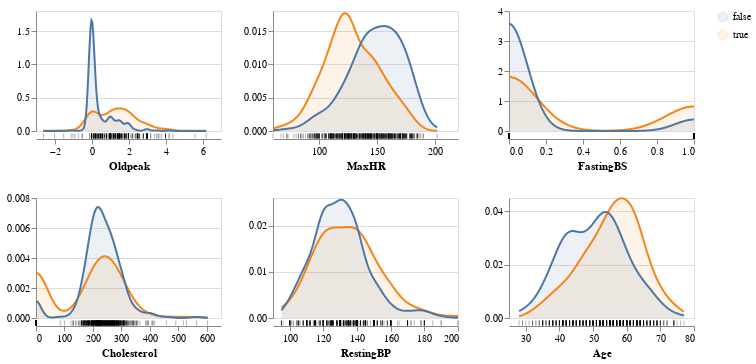

Notebook source saved alongside this figure:
### Code cell
warnings.filterwarnings("ignore", module="altair")

aly.alt.data_transformers.enable('vegafusion')

aly.dist(train_df, color='HeartDisease')

### Figure 1 — Vega specification as saved in the notebook (floating-point values rounded to 4 significant figures; data arrays with more than 128 entries replaced by an {"elided": "..."} marker saying what was removed)
{"$schema": "https://vega.github.io/schema/vega/v5.json", "data": [{"name": "source_0", "values": {"elided": "642 records"}}, {"name": "data_0", "source": "source_0", "transform": [{"type": "kde", "minsteps": 100, "groupby": ["HeartDisease"], "field": "Oldpeak", "as": ["Oldpeak", "density"], "resolve": "shared"}]}, {"name": "data_1", "values": {"elided": "642 records"}}, {"name": "data_2", "source": "source_0", "transform": [{"type": "kde", "groupby": ["HeartDisease"], "resolve": "shared", "as": ["MaxHR", "density"], "minsteps": 100, "field": "MaxHR"}]}, {"name": "data_3", "values": {"elided": "642 records"}}, {"name": "data_4", "source": "source_0", "transform": [{"type": "kde", "minsteps": 100, "field": "FastingBS", "groupby": ["HeartDisease"], "resolve": "shared", "as": ["FastingBS", "density"]}]}, {"name": "data_5", "values": {"elided": "642 records"}}, {"name": "data_6", "source": "source_0", "transform": [{"type": "kde", "as": ["Cholesterol", "density"], "field": "Cholesterol", "resolve": "shared", "groupby": ["HeartDisease"], "minsteps": 100}]}, {"name": "data_7", "values": {"elided": "642 records"}}, {"name": "data_8", "source": "source_0", "transform": [{"type": "kde", "as": ["RestingBP", "density"], "minsteps": 100, "field": "RestingBP", "groupby": ["HeartDisease"], "resolve": "shared"}]}, {"name": "data_9", "values": {"elided": "642 records"}}, {"name": "data_10", "source": "source_0", "transform": [{"type": "kde", "groupby": ["HeartDisease"], "field": "Age", "as": ["Age", "density"], "resolve": "shared", "minsteps": 100}]}, {"name": "data_11", "values": {"elided": "642 records"}}, {"name": "data_0_color_domain_HeartDisease_0", "source": "data_0", "transform": [{"type": "aggregate", "groupby": ["HeartDisease"], "fields": [], "ops": [], "as": []}, {"type": "formula", "expr": "datum['HeartDisease']", "as": "sort_field"}, {"type": "project", "fields": ["HeartDisease"]}]}, {"name": "data_2_color_domain_HeartDisease_1", "source": "data_2", "transform": [{"type": "aggregate", "groupby": ["HeartDisease"], "fields": [], "ops": [], "as": []}, {"type": "formula", "expr": "datum['HeartDisease']", "as": "sort_field"}, {"type": "project", "fields": ["HeartDisease"]}]}, {"name": "data_4_color_domain_HeartDisease_2", "source": "data_4", "transform": [{"type": "aggregate", "groupby": ["HeartDisease"], "fields": [], "ops": [], "as": []}, {"type": "formula", "expr": "datum['HeartDisease']", "as": "sort_field"}, {"type": "project", "fields": ["HeartDisease"]}]}, {"name": "data_6_color_domain_HeartDisease_3", "source": "data_6", "transform": [{"type": "aggregate", "groupby": ["HeartDisease"], "fields": [], "ops": [], "as": []}, {"type": "formula", "expr": "datum['HeartDisease']", "as": "sort_field"}, {"type": "project", "fields": ["HeartDisease"]}]}, {"name": "data_8_color_domain_HeartDisease_4", "source": "data_8", "transform": [{"type": "aggregate", "groupby": ["HeartDisease"], "fields": [], "ops": [], "as": []}, {"type": "formula", "expr": "datum['HeartDisease']", "as": "sort_field"}, {"type": "project", "fields": ["HeartDisease"]}]}, {"name": "data_10_color_domain_HeartDisease_5", "source": "data_10", "transform": [{"type": "aggregate", "groupby": ["HeartDisease"], "fields": [], "ops": [], "as": []}, {"type": "formula", "expr": "datum['HeartDisease']", "as": "sort_field"}, {"type": "project", "fields": ["HeartDisease"]}]}, {"name": "data_0_concat_0_y_domain_density", "source": "data_0", "transform": [{"type": "formula", "expr": "+datum['density']", "as": "density"}, {"type": "aggregate", "groupby": [], "fields": ["density", "density"], "ops": ["min", "max"], "as": ["min", "max"]}]}, {"name": "data_2_concat_1_y_domain_density", "source": "data_2", "transform": [{"type": "formula", "expr": "+datum['density']", "as": "density"}, {"type": "aggregate", "groupby": [], "fields": ["density", "density"], "ops": ["min", "max"], "as": ["min", "max"]}]}, {"name": "data_4_concat_2_y_domain_density", "source": "data_4", "transform": [{"type": "formula", "expr": "+datum['density']", "as": "density"}, {"type": "aggregate", "groupby": [], "fields": ["density", "density"], "ops": ["min", "max"], "as": ["min", "max"]}]}, {"name": "data_6_concat_3_y_domain_density", "source": "data_6", "transform": [{"type": "formula", "expr": "+datum['density']", "as": "density"}, {"type": "aggregate", "groupby": [], "fields": ["density", "density"], "ops": ["min", "max"], "as": ["min", "max"]}]}, {"name": "data_8_concat_4_y_domain_density", "source": "data_8", "transform": [{"type": "formula", "expr": "+datum['density']", "as": "density"}, {"type": "aggregate", "groupby": [], "fields": ["density", "density"], "ops": ["min", "max"], "as": ["min", "max"]}]}, {"name": "data_10_concat_5_y_domain_density", "source": "data_10", "transform": [{"type": "formula", "expr": "+datum['density']", "as": "density"}, {"type": "aggregate", "groupby": [], "fields": ["density", "density"], "ops": ["min", "max"], "as": ["min", "max"]}]}], "signals": [{"name": "childWidth", "value": 185}, {"name": "childHeight", "value": 120}], "marks": [{"type": "group", "name": "concat_0_group", "encode": {"update": {"height": {"signal": "childHeight"}, "width": {"signal": "childWidth"}}}, "marks": [{"type": "group", "name": "concat_0_layer_0_pathgroup", "from": {"facet": {"data": "data_0", "name": "faceted_path_concat_0_layer_0_main", "groupby": ["HeartDisease"]}}, "encode": {"update": {"height": {"field": {"signal": null, "datum": null, "group": "height", "parent": null}}, "width": {"field": {"signal": null, "datum": null, "group": "width", "parent": null}}}}, "marks": [{"type": "area", "name": "concat_0_layer_0_marks", "from": {"data": "faceted_path_concat_0_layer_0_main"}, "sort": {"field": "x"}, "encode": {"update": {"x": {"field": "Oldpeak", "scale": "concat_0_x"}, "y2": {"value": 0, "scale": "concat_0_y"}, "defined": {"signal": "isValid(datum[\"Oldpeak\"]) && isFinite(+datum[\"Oldpeak\"]) && isValid(datum[\"density\"]) && isFinite(+datum[\"density\"])"}, "orient": {"value": "vertical"}, "opacity": {"value": 0.1}, "y": {"field": "density", "scale": "concat_0_y"}, "fill": {"field": "HeartDisease", "scale": "color"}}}, "style": ["area"]}]}, {"type": "group", "name": "concat_0_layer_1_pathgroup", "from": {"facet": {"data": "data_0", "name": "faceted_path_concat_0_layer_1_main", "groupby": ["HeartDisease"]}}, "encode": {"update": {"width": {"field": {"signal": null, "datum": null, "group": "width", "parent": null}}, "height": {"field": {"signal": null, "datum": null, "group": "height", "parent": null}}}}, "marks": [{"type": "line", "name": "concat_0_layer_1_marks", "from": {"data": "faceted_path_concat_0_layer_1_main"}, "sort": {"field": "x"}, "encode": {"update": {"y": {"field": "density", "scale": "concat_0_y"}, "x": {"field": "Oldpeak", "scale": "concat_0_x"}, "stroke": {"field": "HeartDisease", "scale": "color"}, "defined": {"signal": "isValid(datum[\"Oldpeak\"]) && isFinite(+datum[\"Oldpeak\"]) && isValid(datum[\"density\"]) && isFinite(+datum[\"density\"])"}}}, "style": ["line"]}]}, {"type": "rect", "name": "concat_0_layer_2_marks", "from": {"data": "data_1"}, "encode": {"update": {"xc": {"field": "Oldpeak", "scale": "concat_0_x"}, "height": {"value": 5}, "width": {"value": 1}, "yc": {"signal": "childHeight", "offset": 65, "mult": 0.5}, "tooltip": {"value": "Individual observations"}, "fill": {"value": "black"}, "opacity": {"value": 0.3}}}, "style": ["tick"]}], "axes": [{"scale": "concat_0_y", "ticks": false, "maxExtent": 0, "zindex": 0, "tickCount": {"signal": "ceil(childHeight/40)"}, "minExtent": 0, "aria": false, "labels": false, "domain": false, "gridScale": "concat_0_x", "orient": "left", "grid": true}, {"scale": "concat_0_x", "labelFlush": true, "zindex": 0, "title": "Oldpeak", "grid": false, "orient": "bottom", "labelOverlap": true, "offset": 8, "tickCount": {"signal": "ceil(childWidth/40)"}}, {"scale": "concat_0_y", "orient": "left", "labelOverlap": true, "zindex": 0, "tickCount": {"signal": "ceil(childHeight/40)"}, "grid": false}], "style": "cell"}, {"type": "group", "name": "concat_1_group", "encode": {"update": {"width": {"signal": "childWidth"}, "height": {"signal": "childHeight"}}}, "marks": [{"type": "group", "name": "concat_1_layer_0_pathgroup", "from": {"facet": {"data": "data_2", "name": "faceted_path_concat_1_layer_0_main", "groupby": ["HeartDisease"]}}, "encode": {"update": {"height": {"field": {"signal": null, "datum": null, "group": "height", "parent": null}}, "width": {"field": {"signal": null, "datum": null, "group": "width", "parent": null}}}}, "marks": [{"type": "area", "name": "concat_1_layer_0_marks", "from": {"data": "faceted_path_concat_1_layer_0_main"}, "sort": {"field": "x"}, "encode": {"update": {"x": {"field": "MaxHR", "scale": "concat_1_x"}, "y": {"field": "density", "scale": "concat_1_y"}, "defined": {"signal": "isValid(datum[\"MaxHR\"]) && isFinite(+datum[\"MaxHR\"]) && isValid(datum[\"density\"]) && isFinite(+datum[\"density\"])"}, "opacity": {"value": 0.1}, "orient": {"value": "vertical"}, "fill": {"field": "HeartDisease", "scale": "color"}, "y2": {"value": 0, "scale": "concat_1_y"}}}, "style": ["area"]}]}, {"type": "group", "name": "concat_1_layer_1_pathgroup", "from": {"facet": {"data": "data_2", "name": "faceted_path_concat_1_layer_1_main", "groupby": ["HeartDisease"]}}, "encode": {"update": {"width": {"field": {"signal": null, "datum": null, "group": "width", "parent": null}}, "height": {"field": {"signal": null, "datum": null, "group": "height", "parent": null}}}}, "marks": [{"type": "line", "name": "concat_1_layer_1_marks", "from": {"data": "faceted_path_concat_1_layer_1_main"}, "sort": {"field": "x"}, "encode": {"update": {"stroke": {"field": "HeartDisease", "scale": "color"}, "x": {"field": "MaxHR", "scale": "concat_1_x"}, "y": {"field": "density", "scale": "concat_1_y"}, "defined": {"signal": "isValid(datum[\"MaxHR\"]) && isFinite(+datum[\"MaxHR\"]) && isValid(datum[\"density\"]) && isFinite(+datum[\"density\"])"}}}, "style": ["line"]}]}, {"type": "rect", "name": "concat_1_layer_2_marks", "from": {"data": "data_3"}, "encode": {"update": {"tooltip": {"value": "Individual observations"}, "width": {"value": 1}, "height": {"value": 5}, "fill": {"value": "black"}, "opacity": {"value": 0.3}, "yc": {"signal": "childHeight", "offset": 65, "mult": 0.5}, "xc": {"field": "MaxHR", "scale": "concat_1_x"}}}, "style": ["tick"]}], "axes": [{"scale": "concat_1_y", "maxExtent": 0, "domain": false, "zindex": 0, "minExtent": 0, "ticks": false, "orient": "left", "gridScale": "concat_1_x", "tickCount": {"signal": "ceil(childHeight/40)"}, "labels": false, "aria": false, "grid": true}, {"scale": "concat_1_x", "orient": "bottom", "title": "MaxHR", "tickCount": {"signal": "ceil(childWidth/40)"}, "offset": 8, "zindex": 0, "labelOverlap": true, "labelFlush": true, "grid": false}, {"scale": "concat_1_y", "grid": false, "tickCount": {"signal": "ceil(childHeight/40)"}, "zindex": 0, "orient": "left", "labelOverlap": true}], "style": "cell"}, {"type": "group", "name": "concat_2_group", "encode": {"update": {"height": {"signal": "childHeight"}, "width": {"signal": "childWidth"}}}, "marks": [{"type": "group", "name": "concat_2_layer_0_pathgroup", "from": {"facet": {"data": "data_4", "name": "faceted_path_concat_2_layer_0_main", "groupby": ["HeartDisease"]}}, "encode": {"update": {"height": {"field": {"signal": null, "datum": null, "group": "height", "parent": null}}, "width": {"field": {"signal": null, "datum": null, "group": "width", "parent": null}}}}, "marks": [{"type": "area", "name": "concat_2_layer_0_marks", "from": {"data": "faceted_path_concat_2_layer_0_main"}, "sort": {"field": "x"}, "encode": {"update": {"x": {"field": "FastingBS", "scale": "concat_2_x"}, "orient": {"value": "vertical"}, "defined": {"signal": "isValid(datum[\"FastingBS\"]) && isFinite(+datum[\"FastingBS\"]) && isValid(datum[\"density\"]) && isFinite(+datum[\"density\"])"}, "fill": {"field": "HeartDisease", "scale": "color"}, "opacity": {"value": 0.1}, "y": {"field": "density", "scale": "concat_2_y"}, "y2": {"value": 0, "scale": "concat_2_y"}}}, "style": ["area"]}]}, {"type": "group", "name": "concat_2_layer_1_pathgroup", "from": {"facet": {"data": "data_4", "name": "faceted_path_concat_2_layer_1_main", "groupby": ["HeartDisease"]}}, "encode": {"update": {"width": {"field": {"signal": null, "datum": null, "group": "width", "parent": null}}, "height": {"field": {"signal": null, "datum": null, "group": "height", "parent": null}}}}, "marks": [{"type": "line", "name": "concat_2_layer_1_marks", "from": {"data": "faceted_path_concat_2_layer_1_main"}, "sort": {"field": "x"}, "encode": {"update": {"defined": {"signal": "isValid(datum[\"FastingBS\"]) && isFinite(+datum[\"FastingBS\"]) && isValid(datum[\"density\"]) && isFinite(+datum[\"density\"])"}, "stroke": {"field": "HeartDisease", "scale": "color"}, "y": {"field": "density", "scale": "concat_2_y"}, "x": {"field": "FastingBS", "scale": "concat_2_x"}}}, "style": ["line"]}]}, {"type": "rect", "name": "concat_2_layer_2_marks", "from": {"data": "data_5"}, "encode": {"update": {"fill": {"value": "black"}, "yc": {"signal": "childHeight", "offset": 65, "mult": 0.5}, "width": {"value": 1}, "tooltip": {"value": "Individual observations"}, "opacity": {"value": 0.3}, "xc": {"field": "FastingBS", "scale": "concat_2_x"}, "height": {"value": 5}}}, "style": ["tick"]}], "axes": [{"scale": "concat_2_y", "grid": true, "labels": false, "domain": false, "zindex": 0, "orient": "left", "tickCount": {"signal": "ceil(childHeight/40)"}, "gridScale": "concat_2_x", "maxExtent": 0, "minExtent": 0, "aria": false, "ticks": false}, {"scale": "concat_2_x", "offset": 8, "labelOverlap": true, "zindex": 0, "grid": false, "tickCount": {"signal": "ceil(childWidth/40)"}, "labelFlush": true, "orient": "bottom", "title": "FastingBS"}, {"scale": "concat_2_y", "labelOverlap": true, "grid": false, "zindex": 0, "orient": "left", "tickCount": {"signal": "ceil(childHeight/40)"}}], "style": "cell"}, {"type": "group", "name": "concat_3_group", "encode": {"update": {"width": {"signal": "childWidth"}, "height": {"signal": "childHeight"}}}, "marks": [{"type": "group", "name": "concat_3_layer_0_pathgroup", "from": {"facet": {"data": "data_6", "name": "faceted_path_concat_3_layer_0_main", "groupby": ["HeartDisease"]}}, "encode": {"update": {"width": {"field": {"signal": null, "datum": null, "group": "width", "parent": null}}, "height": {"field": {"signal": null, "datum": null, "group": "height", "parent": null}}}}, "marks": [{"type": "area", "name": "concat_3_layer_0_marks", "from": {"data": "faceted_path_concat_3_layer_0_main"}, "sort": {"field": "x"}, "encode": {"update": {"orient": {"value": "vertical"}, "opacity": {"value": 0.1}, "y": {"field": "density", "scale": "concat_3_y"}, "y2": {"value": 0, "scale": "concat_3_y"}, "x": {"field": "Cholesterol", "scale": "concat_3_x"}, "fill": {"field": "HeartDisease", "scale": "color"}, "defined": {"signal": "isValid(datum[\"Cholesterol\"]) && isFinite(+datum[\"Cholesterol\"]) && isValid(datum[\"density\"]) && isFinite(+datum[\"density\"])"}}}, "style": ["area"]}]}, {"type": "group", "name": "concat_3_layer_1_pathgroup", "from": {"facet": {"data": "data_6", "name": "faceted_path_concat_3_layer_1_main", "groupby": ["HeartDisease"]}}, "encode": {"update": {"height": {"field": {"signal": null, "datum": null, "group": "height", "parent": null}}, "width": {"field": {"signal": null, "datum": null, "group": "width", "parent": null}}}}, "marks": [{"type": "line", "name": "concat_3_layer_1_marks", "from": {"data": "faceted_path_concat_3_layer_1_main"}, "sort": {"field": "x"}, "encode": {"update": {"stroke": {"field": "HeartDisease", "scale": "color"}, "y": {"field": "density", "scale": "concat_3_y"}, "x": {"field": "Cholesterol", "scale": "concat_3_x"}, "defined": {"signal": "isValid(datum[\"Cholesterol\"]) && isFinite(+datum[\"Cholesterol\"]) && isValid(datum[\"density\"]) && isFinite(+datum[\"density\"])"}}}, "style": ["line"]}]}, {"type": "rect", "name": "concat_3_layer_2_marks", "from": {"data": "data_7"}, "encode": {"update": {"opacity": {"value": 0.3}, "yc": {"signal": "childHeight", "offset": 65, "mult": 0.5}, "fill": {"value": "black"}, "tooltip": {"value": "Individual observations"}, "height": {"value": 5}, "width": {"value": 1}, "xc": {"field": "Cholesterol", "scale": "concat_3_x"}}}, "style": ["tick"]}], "axes": [{"scale": "concat_3_y", "maxExtent": 0, "orient": "left", "labels": false, "domain": false, "aria": false, "gridScale": "concat_3_x", "grid": true, "tickCount": {"signal": "ceil(childHeight/40)"}, "minExtent": 0, "zindex": 0, "ticks": false}, {"scale": "concat_3_x", "grid": false, "tickCount": {"signal": "ceil(childWidth/40)"}, "orient": "bottom", "offset": 8, "labelFlush": true, "zindex": 0, "title": "Cholesterol", "labelOverlap": true}, {"scale": "concat_3_y", "tickCount": {"signal": "ceil(childHeight/40)"}, "zindex": 0, "labelOverlap": true, "orient": "left", "grid": false}], "style": "cell"}, {"type": "group", "name": "concat_4_group", "encode": {"update": {"width": {"signal": "childWidth"}, "height": {"signal": "childHeight"}}}, "marks": [{"type": "group", "name": "concat_4_layer_0_pathgroup", "from": {"facet": {"data": "data_8", "name": "faceted_path_concat_4_layer_0_main", "groupby": ["HeartDisease"]}}, "encode": {"update": {"width": {"field": {"signal": null, "datum": null, "group": "width", "parent": null}}, "height": {"field": {"signal": null, "datum": null, "group": "height", "parent": null}}}}, "marks": [{"type": "area", "name": "concat_4_layer_0_marks", "from": {"data": "faceted_path_concat_4_layer_0_main"}, "sort": {"field": "x"}, "encode": {"update": {"defined": {"signal": "isValid(datum[\"RestingBP\"]) && isFinite(+datum[\"RestingBP\"]) && isValid(datum[\"density\"]) && isFinite(+datum[\"density\"])"}, "x": {"field": "RestingBP", "scale": "concat_4_x"}, "y2": {"value": 0, "scale": "concat_4_y"}, "orient": {"value": "vertical"}, "fill": {"field": "HeartDisease", "scale": "color"}, "opacity": {"value": 0.1}, "y": {"field": "density", "scale": "concat_4_y"}}}, "style": ["area"]}]}, {"type": "group", "name": "concat_4_layer_1_pathgroup", "from": {"facet": {"data": "data_8", "name": "faceted_path_concat_4_layer_1_main", "groupby": ["HeartDisease"]}}, "encode": {"update": {"height": {"field": {"signal": null, "datum": null, "group": "height", "parent": null}}, "width": {"field": {"signal": null, "datum": null, "group": "width", "parent": null}}}}, "marks": [{"type": "line", "name": "concat_4_layer_1_marks", "from": {"data": "faceted_path_concat_4_layer_1_main"}, "sort": {"field": "x"}, "encode": {"update": {"defined": {"signal": "isValid(datum[\"RestingBP\"]) && isFinite(+datum[\"RestingBP\"]) && isValid(datum[\"density\"]) && isFinite(+datum[\"density\"])"}, "y": {"field": "density", "scale": "concat_4_y"}, "x": {"field": "RestingBP", "scale": "concat_4_x"}, "stroke": {"field": "HeartDisease", "scale": "color"}}}, "style": ["line"]}]}, {"type": "rect", "name": "concat_4_layer_2_marks", "from": {"data": "data_9"}, "encode": {"update": {"yc": {"signal": "childHeight", "offset": 65, "mult": 0.5}, "height": {"value": 5}, "tooltip": {"value": "Individual observations"}, "fill": {"value": "black"}, "xc": {"field": "RestingBP", "scale": "concat_4_x"}, "opacity": {"value": 0.3}, "width": {"value": 1}}}, "style": ["tick"]}], "axes": [{"scale": "concat_4_y", "labels": false, "zindex": 0, "minExtent": 0, "orient": "left", "gridScale": "concat_4_x", "domain": false, "grid": true, "aria": false, "maxExtent": 0, "tickCount": {"signal": "ceil(childHeight/40)"}, "ticks": false}, {"scale": "concat_4_x", "tickCount": {"signal": "ceil(childWidth/40)"}, "labelFlush": true, "title": "RestingBP", "zindex": 0, "grid": false, "offset": 8, "orient": "bottom", "labelOverlap": true}, {"scale": "concat_4_y", "orient": "left", "grid": false, "labelOverlap": true, "tickCount": {"signal": "ceil(childHeight/40)"}, "zindex": 0}], "style": "cell"}, {"type": "group", "name": "concat_5_group", "encode": {"update": {"width": {"signal": "childWidth"}, "height": {"signal": "childHeight"}}}, "marks": [{"type": "group", "name": "concat_5_layer_0_pathgroup", "from": {"facet": {"data": "data_10", "name": "faceted_path_concat_5_layer_0_main", "groupby": ["HeartDisease"]}}, "encode": {"update": {"width": {"field": {"signal": null, "datum": null, "group": "width", "parent": null}}, "height": {"field": {"signal": null, "datum": null, "group": "height", "parent": null}}}}, "marks": [{"type": "area", "name": "concat_5_layer_0_marks", "from": {"data": "faceted_path_concat_5_layer_0_main"}, "sort": {"field": "x"}, "encode": {"update": {"fill": {"field": "HeartDisease", "scale": "color"}, "opacity": {"value": 0.1}, "x": {"field": "Age", "scale": "concat_5_x"}, "defined": {"signal": "isValid(datum[\"Age\"]) && isFinite(+datum[\"Age\"]) && isValid(datum[\"density\"]) && isFinite(+datum[\"density\"])"}, "orient": {"value": "vertical"}, "y": {"field": "density", "scale": "concat_5_y"}, "y2": {"value": 0, "scale": "concat_5_y"}}}, "style": ["area"]}]}, {"type": "group", "name": "concat_5_layer_1_pathgroup", "from": {"facet": {"data": "data_10", "name": "faceted_path_concat_5_layer_1_main", "groupby": ["HeartDisease"]}}, "encode": {"update": {"height": {"field": {"signal": null, "datum": null, "group": "height", "parent": null}}, "width": {"field": {"signal": null, "datum": null, "group": "width", "parent": null}}}}, "marks": [{"type": "line", "name": "concat_5_layer_1_marks", "from": {"data": "faceted_path_concat_5_layer_1_main"}, "sort": {"field": "x"}, "encode": {"update": {"stroke": {"field": "HeartDisease", "scale": "color"}, "y": {"field": "density", "scale": "concat_5_y"}, "x": {"field": "Age", "scale": "concat_5_x"}, "defined": {"signal": "isValid(datum[\"Age\"]) && isFinite(+datum[\"Age\"]) && isValid(datum[\"density\"]) && isFinite(+datum[\"density\"])"}}}, "style": ["line"]}]}, {"type": "rect", "name": "concat_5_layer_2_marks", "from": {"data": "data_11"}, "encode": {"update": {"xc": {"field": "Age", "scale": "concat_5_x"}, "tooltip": {"value": "Individual observations"}, "width": {"value": 1}, "opacity": {"value": 0.3}, "fill": {"value": "black"}, "height": {"value": 5}, "yc": {"signal": "childHeight", "offset": 65, "mult": 0.5}}}, "style": ["tick"]}], "axes": [{"scale": "concat_5_y", "ticks": false, "domain": false, "minExtent": 0, "zindex": 0, "gridScale": "concat_5_x", "orient": "left", "aria": false, "tickCount": {"signal": "ceil(childHeight/40)"}, "grid": true, "labels": false, "maxExtent": 0}, {"scale": "concat_5_x", "grid": false, "zindex": 0, "orient": "bottom", "tickCount": {"signal": "ceil(childWidth/40)"}, "labelFlush": true, "title": "Age", "offset": 8, "labelOverlap": true}, {"scale": "concat_5_y", "grid": false, "tickCount": {"signal": "ceil(childHeight/40)"}, "orient": "left", "zindex": 0, "labelOverlap": true}], "style": "cell"}], "scales": [{"name": "color", "type": "ordinal", "domain": {"fields": [{"data": "data_0_color_domain_HeartDisease_0", "field": "HeartDisease"}, {"data": "data_2_color_domain_HeartDisease_1", "field": "HeartDisease"}, {"data": "data_4_color_domain_HeartDisease_2", "field": "HeartDisease"}, {"data": "data_6_color_domain_HeartDisease_3", "field": "HeartDisease"}, {"data": "data_8_color_domain_HeartDisease_4", "field": "HeartDisease"}, {"data": "data_10_color_domain_HeartDisease_5", "field": "HeartDisease"}], "sort": true}, "range": "category"}, {"name": "concat_0_x", "type": "linear", "domain": {"fields": [{"data": "data_0", "field": "Oldpeak"}, {"data": "data_1", "field": "Oldpeak"}]}, "range": [0, {"signal": "childWidth"}], "zero": false, "nice": true}, {"name": "concat_0_y", "type": "linear", "domain": [{"signal": "(data(\"data_0_concat_0_y_domain_density\")[0] || {}).min"}, {"signal": "(data(\"data_0_concat_0_y_domain_density\")[0] || {}).max"}], "range": [{"signal": "childHeight"}, 0], "nice": true, "zero": true}, {"name": "concat_1_x", "type": "linear", "domain": {"fields": [{"data": "data_2", "field": "MaxHR"}, {"data": "data_3", "field": "MaxHR"}]}, "range": [0, {"signal": "childWidth"}], "nice": true, "zero": false}, {"name": "concat_1_y", "type": "linear", "domain": [{"signal": "(data(\"data_2_concat_1_y_domain_density\")[0] || {}).min"}, {"signal": "(data(\"data_2_concat_1_y_domain_density\")[0] || {}).max"}], "range": [{"signal": "childHeight"}, 0], "nice": true, "zero": true}, {"name": "concat_2_x", "type": "linear", "domain": {"fields": [{"data": "data_4", "field": "FastingBS"}, {"data": "data_5", "field": "FastingBS"}]}, "range": [0, {"signal": "childWidth"}], "zero": false, "nice": true}, {"name": "concat_2_y", "type": "linear", "domain": [{"signal": "(data(\"data_4_concat_2_y_domain_density\")[0] || {}).min"}, {"signal": "(data(\"data_4_concat_2_y_domain_density\")[0] || {}).max"}], "range": [{"signal": "childHeight"}, 0], "nice": true, "zero": true}, {"name": "concat_3_x", "type": "linear", "domain": {"fields": [{"data": "data_6", "field": "Cholesterol"}, {"data": "data_7", "field": "Cholesterol"}]}, "range": [0, {"signal": "childWidth"}], "nice": true, "zero": false}, {"name": "concat_3_y", "type": "linear", "domain": [{"signal": "(data(\"data_6_concat_3_y_domain_density\")[0] || {}).min"}, {"signal": "(data(\"data_6_concat_3_y_domain_density\")[0] || {}).max"}], "range": [{"signal": "childHeight"}, 0], "nice": true, "zero": true}, {"name": "concat_4_x", "type": "linear", "domain": {"fields": [{"data": "data_8", "field": "RestingBP"}, {"data": "data_9", "field": "RestingBP"}]}, "range": [0, {"signal": "childWidth"}], "nice": true, "zero": false}, {"name": "concat_4_y", "type": "linear", "domain": [{"signal": "(data(\"data_8_concat_4_y_domain_density\")[0] || {}).min"}, {"signal": "(data(\"data_8_concat_4_y_domain_density\")[0] || {}).max"}], "range": [{"signal": "childHeight"}, 0], "nice": true, "zero": true}, {"name": "concat_5_x", "type": "linear", "domain": {"fields": [{"data": "data_10", "field": "Age"}, {"data": "data_11", "field": "Age"}]}, "range": [0, {"signal": "childWidth"}], "nice": true, "zero": false}, {"name": "concat_5_y", "type": "linear", "domain": [{"signal": "(data(\"data_10_concat_5_y_domain_density\")[0] || {}).min"}, {"signal": "(data(\"data_10_concat_5_y_domain_density\")[0] || {}).max"}], "range": [{"signal": "childHeight"}, 0], "zero": true, "nice": true}], "legends": [{"fill": "color", "symbolType": "circle", "encode": {"symbols": {"update": {"opacity": {"value": 0.1}}}}, "stroke": "color"}], "background": "white", "padding": 5, "layout": {"padding": 20, "columns": 3, "bounds": "full", "align": "each"}}
